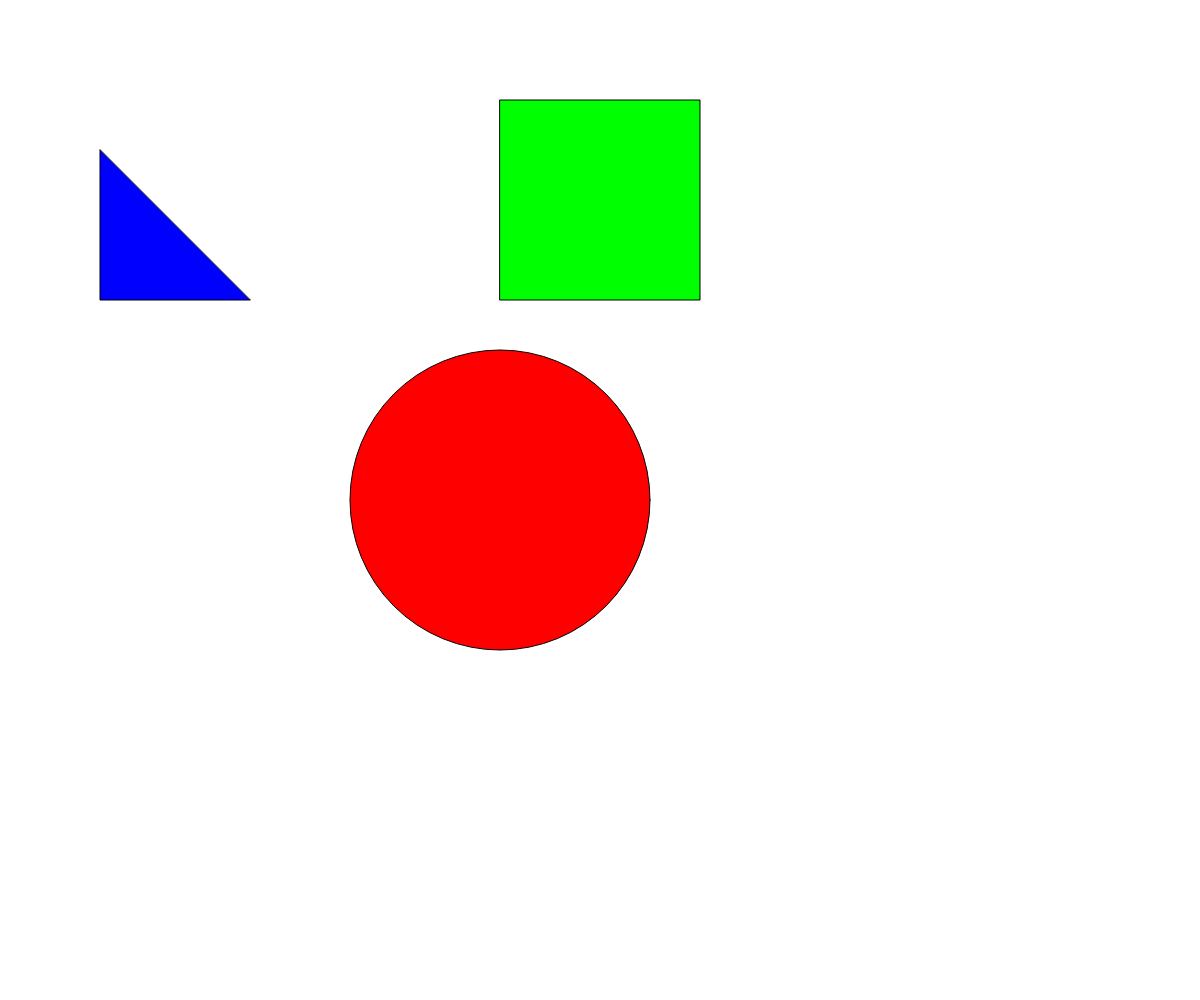
Frame 1 (no input)
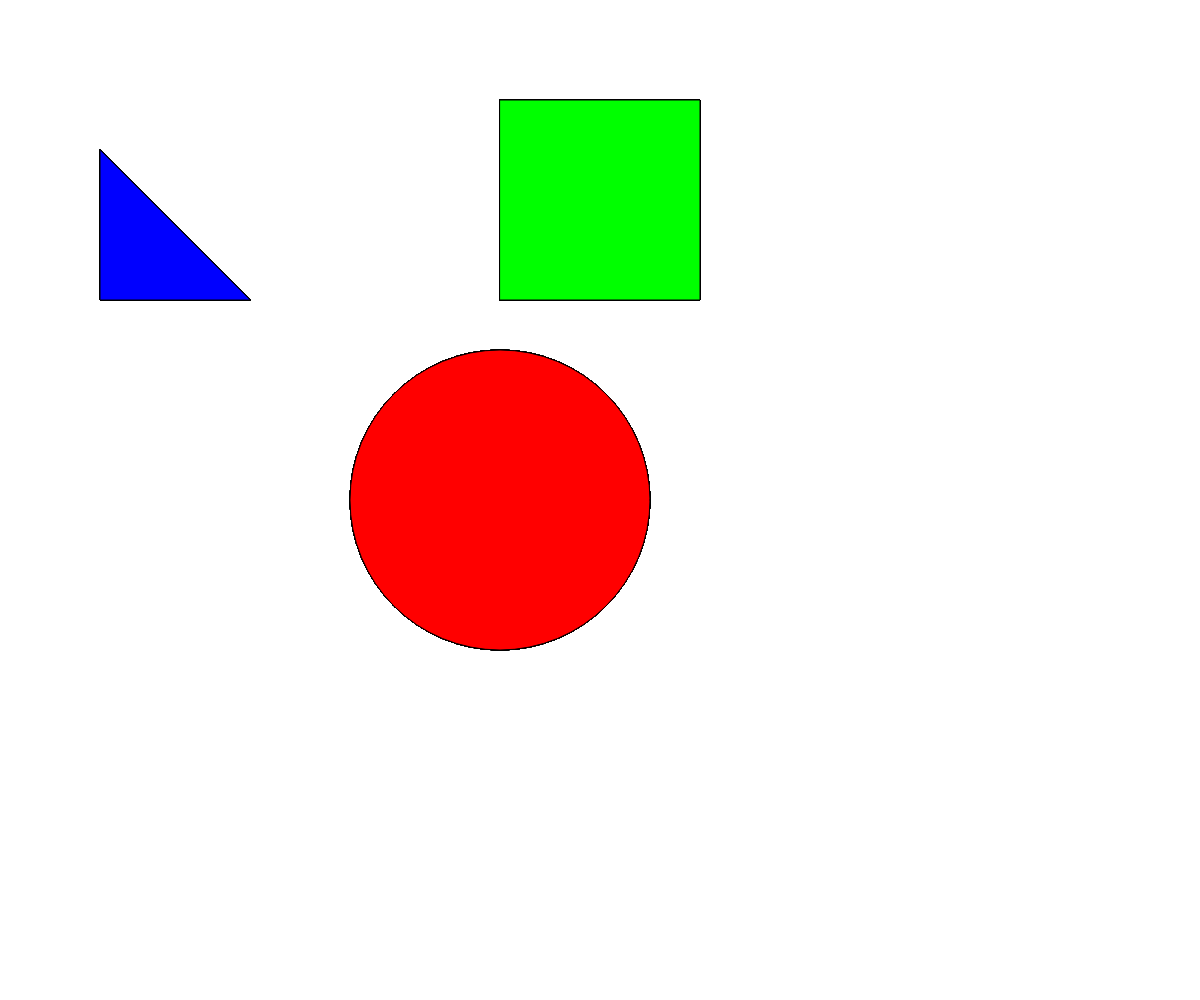
Frame 60 (no input)
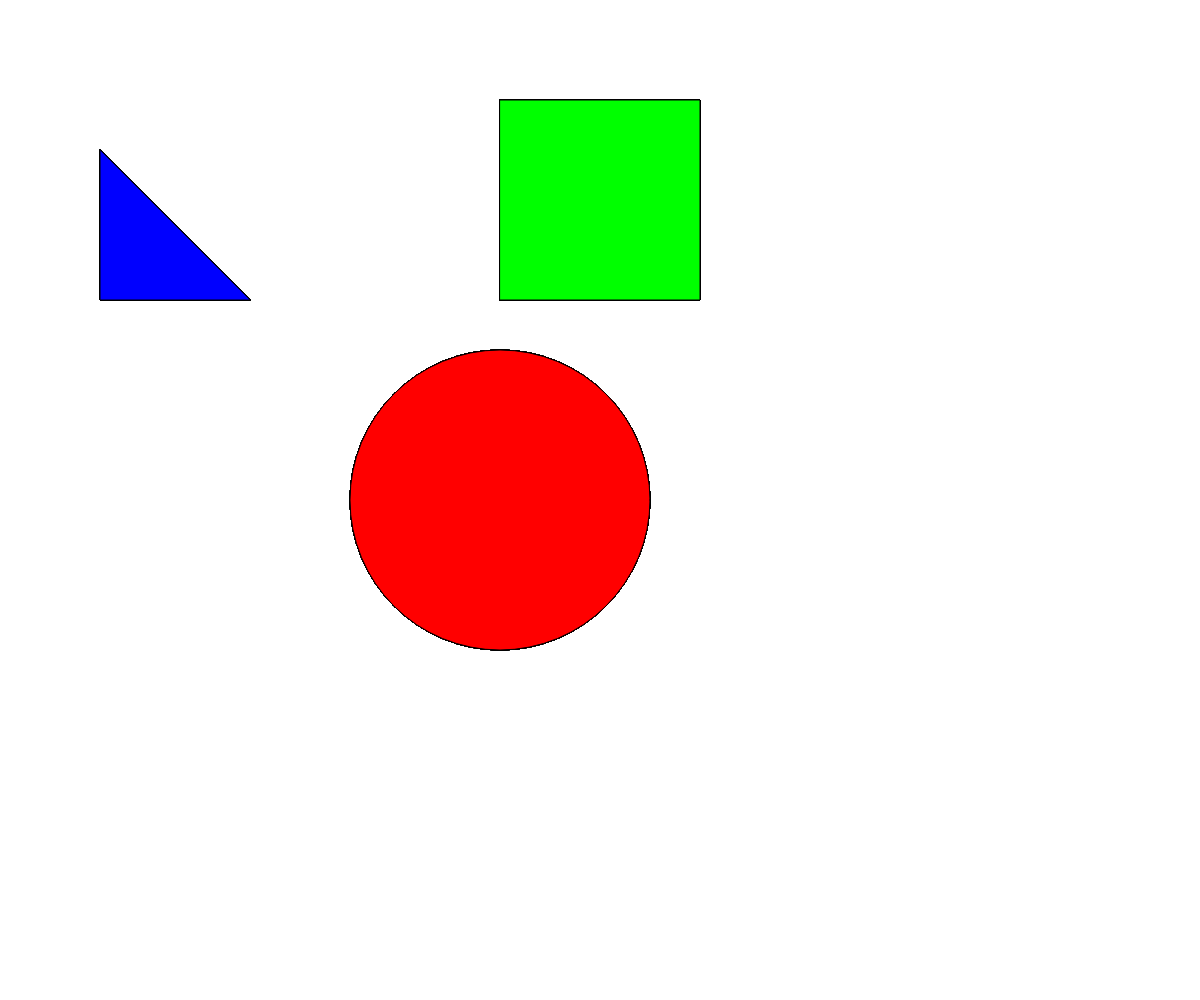
Frame 120 (the mouse pressed at the canvas centre since frame 60)

The p5.js sketch that drew these frames (run headless with seeded random() and noise() and a simulated clock; from frame 60 on, the mouse is pressed at the canvas centre):

// p5.js sketch
// ── sketch.js
/** This file create three of the fundamental shapes in three different colours */

function setup() {
  createCanvas(windowWidth, windowHeight);
}

function draw() {
  
  fill(255, 0, 0); // fill the ellipse with the colour red
  ellipse(500, 500, 300); // create an ellipse
  
  fill(0, 255, 0); // fill the rectangle with the colour blue
  rect(500, 100, 200); // create a rectangle
  
  fill(0, 0, 255); // fill the triangle with the colour green
  triangle(100, 150, 100, 300, 250, 300); // create a triangle
  
}
